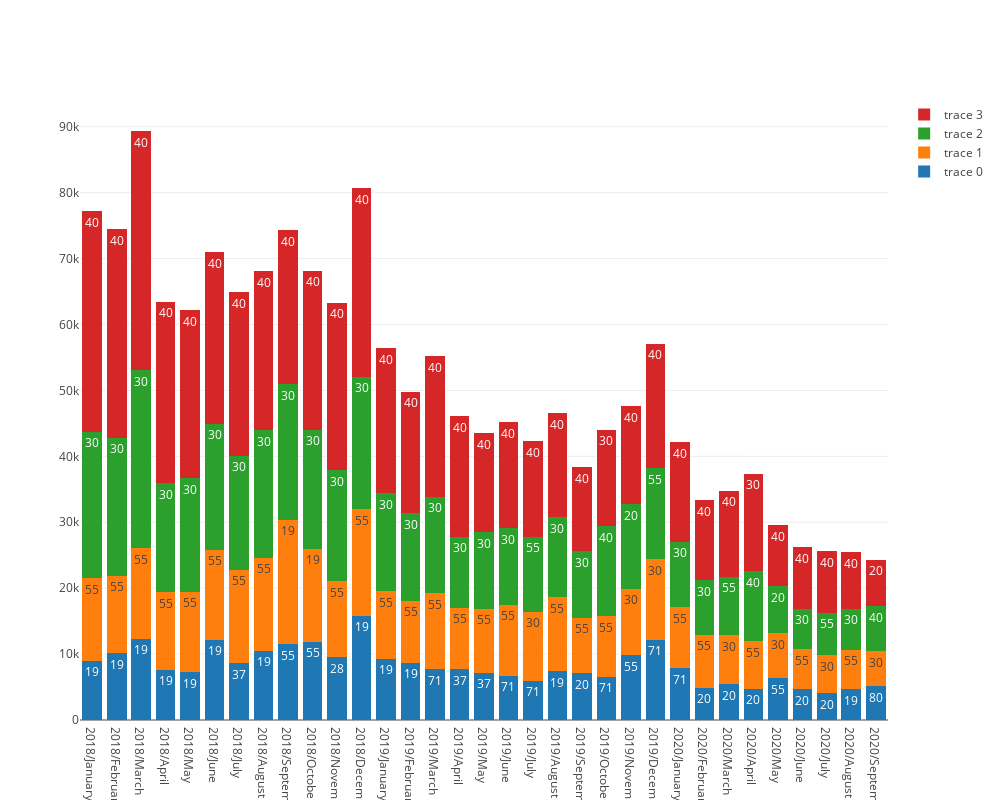

Here is the notebook cell this chart was saved with:
### Markdown cell above
Categorias que vendem mais por mês.

### Code cell
df = train.pivot_table(index=['item_category_id'],
                       columns=['date_block_num'], values=['item_cnt_day'], aggfunc='sum', fill_value=0)
df.columns = df.columns.droplevel(0)

months = train['date_block_num'].nunique() - 1
n_max = 4

for month in range(months):
    
    if month == 0:
        aux = df[[month]].reset_index()
        
        norm_sum = aux[month].sum() / 100
        
        aux = aux.nlargest(n=n_max, columns=[month]).sort_values(by=month, ascending=True)
        aux.index = pd.RangeIndex(len(aux.index))
        
        df_n = aux.nlargest(n=n_max, columns=[month]).sort_values(by=month, ascending=True)

        df_n[str(month)+'_%'] = df_n.loc[:, month] / norm_sum
       
    else:
        aux = df[[month]].reset_index()
        
        norm_sum = aux[month].sum() / 100
        
        aux = aux.nlargest(n=n_max, columns=[month]).sort_values(by=month, ascending=True)
        aux.index = pd.RangeIndex(len(aux.index))
        
        df_n[['item_category_id_'+str(month), month]] = aux.nlargest(n=n_max, columns=[month]).sort_values(by=month, ascending=True) 
        
        df_n[str(month)+'_%'] = df_n.loc[:, month] / norm_sum     
        
data = df_n.values.reshape((n_max, months, 3))

a = pd.date_range(start='1/2018', periods=months, freq='M')

date = [ str(a.year[month]) + '/' + str(a.month_name()[month]) for month in range(months)]

trace = [ 
    go.Bar(
        x=date,
        y=data[i, :, 1],
        text=data[i, :, 0],
        textposition = 'auto',        
    )
    for i in range(n_max)]

layout = go.Layout(
    barmode='stack',
    width=1000,
    height=800,
)

fig = go.Figure(data=trace, layout=layout)
iplot(fig, filename='stacked-bar')

### Figure 1 — Plotly figure (JSON) as saved in the notebook; plotly's stock layout.template omitted (floating-point values rounded to 4 significant figures)
{"data": [{"text": [19, 19, 19, 19, 19, 19, 37, 19, 55, 55, 28, 19, 19, 19, 71, 37, 37, 71, 71, 19, 20, 71, 55, 71, 71, 20, 20, 20, 55, 20, 20, 19, 80], "textposition": "auto", "type": "bar", "uid": "1be66ee3-5979-4075-a2f1-48dc3829febb", "x": ["2018/January", "2018/February", "2018/March", "2018/April", "2018/May", "2018/June", "2018/July", "2018/August", "2018/September", "2018/October", "2018/November", "2018/December", "2019/January", "2019/February", "2019/March", "2019/April", "2019/May", "2019/June", "2019/July", "2019/August", "2019/September", "2019/October", "2019/November", "2019/December", "2020/January", "2020/February", "2020/March", "2020/April", "2020/May", "2020/June", "2020/July", "2020/August", "2020/September"], "y": [8983, 10095, 12327, 7656, 7280, 12206, 8623, 10488, 11480, 11852, 9529, 15818, 9282, 8687, 7717, 7704, 7177, 6712, 5976, 7439, 7147, 6547, 9809, 12185, 7869, 4915, 5399, 4768, 6353, 4687, 4034, 4667, 5149]}, {"text": [55, 55, 55, 55, 55, 55, 55, 55, 19, 19, 55, 55, 55, 55, 55, 55, 55, 55, 30, 55, 55, 55, 30, 30, 55, 55, 30, 55, 30, 55, 30, 55, 30], "textposition": "auto", "type": "bar", "uid": "775f4042-fabb-49e4-ad23-928c905800cc", "x": ["2018/January", "2018/February", "2018/March", "2018/April", "2018/May", "2018/June", "2018/July", "2018/August", "2018/September", "2018/October", "2018/November", "2018/December", "2019/January", "2019/February", "2019/March", "2019/April", "2019/May", "2019/June", "2019/July", "2019/August", "2019/September", "2019/October", "2019/November", "2019/December", "2020/January", "2020/February", "2020/March", "2020/April", "2020/May", "2020/June", "2020/July", "2020/August", "2020/September"], "y": [12527, 11782, 13705, 11739, 12208, 13616, 14168, 14131, 18932, 14113, 11541, 16186, 10216, 9442, 11533, 9336, 9714, 10769, 10456, 11180, 8364, 9179, 10125, 12226, 9291, 8036, 7445, 7162, 6817, 6017, 5780, 6022, 5303]}, {"text": [30, 30, 30, 30, 30, 30, 30, 30, 30, 30, 30, 30, 30, 30, 30, 30, 30, 30, 55, 30, 30, 40, 20, 55, 30, 30, 55, 40, 20, 30, 55, 30, 40], "textposition": "auto", "type": "bar", "uid": "71865cc9-b4f6-4839-a9ea-ed819576d8c6", "x": ["2018/January", "2018/February", "2018/March", "2018/April", "2018/May", "2018/June", "2018/July", "2018/August", "2018/September", "2018/October", "2018/November", "2018/December", "2019/January", "2019/February", "2019/March", "2019/April", "2019/May", "2019/June", "2019/July", "2019/August", "2019/September", "2019/October", "2019/November", "2019/December", "2020/January", "2020/February", "2020/March", "2020/April", "2020/May", "2020/June", "2020/July", "2020/August", "2020/September"], "y": [22216, 20966, 27045, 16548, 17223, 19146, 17285, 19340, 20513, 18049, 16794, 20088, 14883, 13204, 14632, 10755, 11604, 11645, 11371, 12142, 10130, 13639, 12834, 13786, 9912, 8288, 8881, 10683, 7130, 6202, 6474, 6222, 6779]}, {"text": [40, 40, 40, 40, 40, 40, 40, 40, 40, 40, 40, 40, 40, 40, 40, 40, 40, 40, 40, 40, 40, 30, 40, 40, 40, 40, 40, 30, 40, 40, 40, 40, 20], "textposition": "auto", "type": "bar", "uid": "d2be651c-4236-4007-b9ef-905364034ac2", "x": ["2018/January", "2018/February", "2018/March", "2018/April", "2018/May", "2018/June", "2018/July", "2018/August", "2018/September", "2018/October", "2018/November", "2018/December", "2019/January", "2019/February", "2019/March", "2019/April", "2019/May", "2019/June", "2019/July", "2019/August", "2019/September", "2019/October", "2019/November", "2019/December", "2020/January", "2020/February", "2020/March", "2020/April", "2020/May", "2020/June", "2020/July", "2020/August", "2020/September"], "y": [33489, 31649, 36277, 27525, 25470, 25992, 24806, 24130, 23348, 24173, 25433, 28598, 22065, 18467, 21266, 18320, 15005, 16064, 14452, 15821, 12748, 14655, 14815, 18876, 15109, 12100, 13084, 14751, 9208, 9304, 9283, 8513, 7107]}], "layout": {"barmode": "stack", "height": 800, "width": 1000}}
